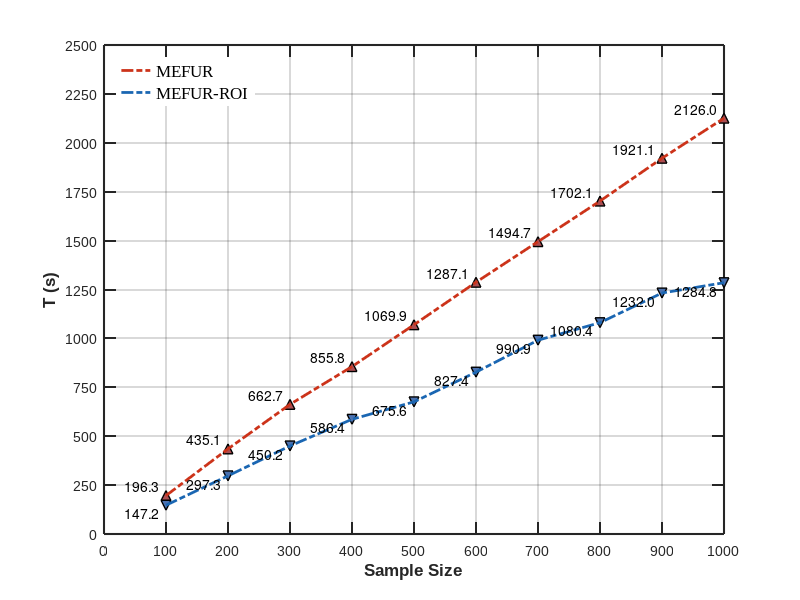
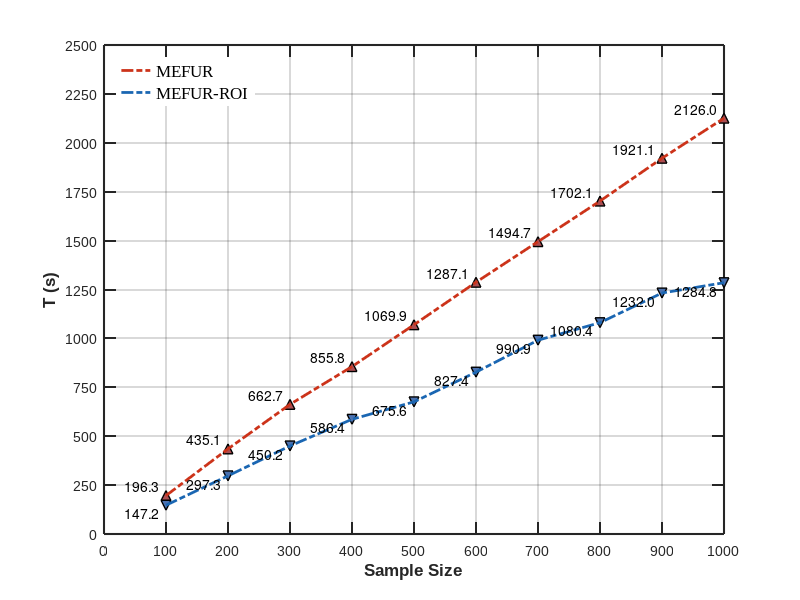

Write MATLAB code to recreate these figures, in order.
% 数据
sampleSize = [100:100:1000];
T = [196.3297	435.090148	662.7207583	855.8192058	1069.869219	1287.066671	1494.668788	1702.123108	1921.050029	2125.966503;
    147.1802	297.3397924	450.2157802	586.4024575	675.6367233	827.4021351	990.9176364	1080.396982	1232.027154	1284.760221];
% T = T(1:end); % 与 sampleSize 长度对齐

% 绘图
figure('Color','white');
% 1. 三角形标记：Marker设为^，调整大小和颜色
scatter(sampleSize, T(1,:), 50, 'k', 'Marker','^',...
     'MarkerEdgeColor','k','LineWidth',1,'MarkerFaceColor',[0.669 0.306 0.322]);
hold on;
% 2. 加粗虚线：LineWidth调整为2（原1.5）
h1 = plot(sampleSize, T(1,:), '-.','color',[0.8 0.2 0.1], 'LineWidth',2,'DisplayName', 'MEFUR');

hold on
scatter(sampleSize, T(2,:), 50, 'k', 'Marker','v', ...
     'MarkerEdgeColor','k','LineWidth',1,'MarkerFaceColor',[0.298 0.447 0.690]);
h2 = plot(sampleSize, T(2,:), '-.','color',[0.1 0.4 0.7], 'LineWidth',2,'DisplayName', 'MEFUR-ROI');

% 添加数据标签
for i = 1:length(sampleSize)
    text(sampleSize(i)-10, T(1,i)+20, sprintf('%.1f', T(1,i)), ...
        'VerticalAlignment','bottom', 'HorizontalAlignment','right', 'FontSize',10);
    text(sampleSize(i)-10, T(2,i)-40, sprintf('%.1f', T(2,i)), ...
        'VerticalAlignment','middle', 'HorizontalAlignment','right', 'FontSize',10);
end
set(gca, 'TickLength', [0.02, 0.02]);  % [x轴刻度长度, y轴刻度长度]，值为轴长的比例
% 设置坐标轴和标题
xlabel('Sample Size', 'FontWeight','bold', 'FontSize',12,'FontName', 'Times New Roman');
ylabel('T (s)', 'FontWeight','bold', 'FontSize',12,'FontName', 'Times New Roman');
xlim([0, 1000]);
ylim([0, 2500]);
set(gca, 'XTick',0:100:1000, 'YTick',0:250:2500);
grid on;
% 3. 背景网格改为实线：GridLineStyle设为-，调整透明度
set(gca, 'GridLineStyle','-', 'GridColor','k', 'GridAlpha',0.15);
box on;

% 4. 加粗外边框：LineWidth设为1.5（原默认1）
set(gca, 'LineWidth',1.5);

% 调整字体和样式
set(gca, 'FontName','Arial', 'FontSize',10);
% 图例文字颜色同步曲线配色（可选优化）
legend([h1,h2],'Location','northwest', 'Box','off', 'FontSize',12, 'FontName', 'Times New Roman');

% 5. 导出高质量图片（适合论文发表）
print(gcf, '-dpng', '-r600', 'Timecurve.jpg');  % 600dpi高清PNG
% 如需EPS矢量图（期刊常用），取消下面注释
print(gcf, '-depsc', '-r600', 'Timecurve.eps');